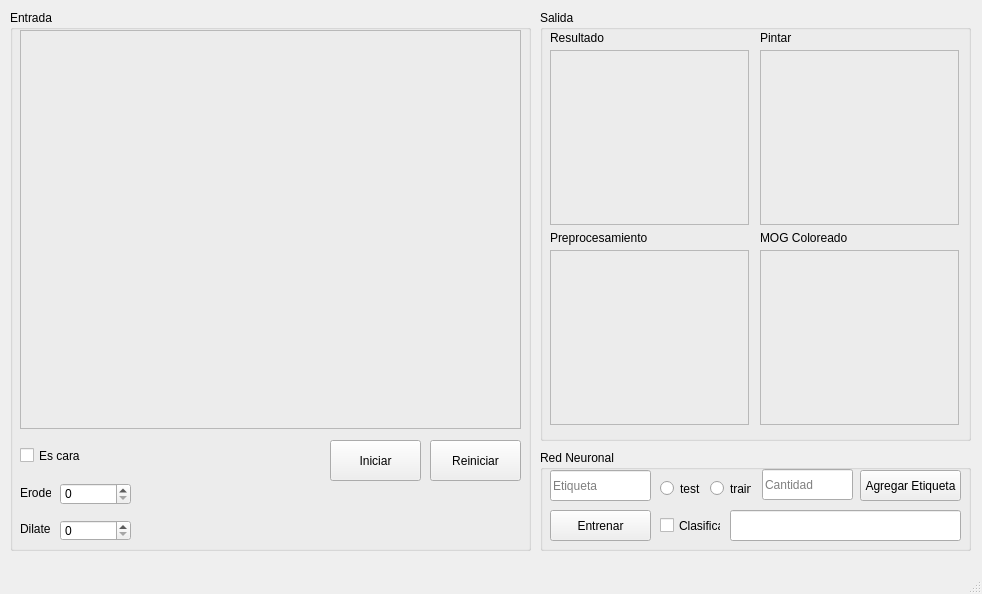
<?xml version="1.0" encoding="UTF-8"?>
<ui version="4.0">
 <class>MainWindow</class>
 <widget class="QMainWindow" name="MainWindow">
  <property name="geometry">
   <rect>
    <x>0</x>
    <y>0</y>
    <width>982</width>
    <height>594</height>
   </rect>
  </property>
  <property name="windowTitle">
   <string>MainWindow</string>
  </property>
  <widget class="QWidget" name="centralwidget">
   <widget class="QGroupBox" name="gb_entrada">
    <property name="geometry">
     <rect>
      <x>10</x>
      <y>10</y>
      <width>521</width>
      <height>541</height>
     </rect>
    </property>
    <property name="title">
     <string>Entrada</string>
    </property>
    <widget class="QLabel" name="img_entrada">
     <property name="geometry">
      <rect>
       <x>10</x>
       <y>20</y>
       <width>501</width>
       <height>399</height>
      </rect>
     </property>
     <property name="frameShape">
      <enum>QFrame::StyledPanel</enum>
     </property>
     <property name="text">
      <string/>
     </property>
    </widget>
    <widget class="QPushButton" name="btn_iniciar">
     <property name="geometry">
      <rect>
       <x>320</x>
       <y>430</y>
       <width>91</width>
       <height>41</height>
      </rect>
     </property>
     <property name="text">
      <string>Iniciar</string>
     </property>
    </widget>
    <widget class="QPushButton" name="btn_reiniciar">
     <property name="geometry">
      <rect>
       <x>420</x>
       <y>430</y>
       <width>91</width>
       <height>41</height>
      </rect>
     </property>
     <property name="text">
      <string>Reiniciar</string>
     </property>
    </widget>
    <widget class="QCheckBox" name="cbtn_esCara">
     <property name="geometry">
      <rect>
       <x>10</x>
       <y>430</y>
       <width>111</width>
       <height>31</height>
      </rect>
     </property>
     <property name="text">
      <string>Es cara</string>
     </property>
    </widget>
    <widget class="QSpinBox" name="value_erode">
     <property name="geometry">
      <rect>
       <x>50</x>
       <y>473</y>
       <width>71</width>
       <height>22</height>
      </rect>
     </property>
    </widget>
    <widget class="QSpinBox" name="value_dilate">
     <property name="geometry">
      <rect>
       <x>50</x>
       <y>510</y>
       <width>71</width>
       <height>21</height>
      </rect>
     </property>
    </widget>
    <widget class="QLabel" name="lbl_erode">
     <property name="geometry">
      <rect>
       <x>10</x>
       <y>473</y>
       <width>31</width>
       <height>20</height>
      </rect>
     </property>
     <property name="text">
      <string>Erode</string>
     </property>
    </widget>
    <widget class="QLabel" name="lbl_dilate">
     <property name="geometry">
      <rect>
       <x>10</x>
       <y>508</y>
       <width>31</width>
       <height>21</height>
      </rect>
     </property>
     <property name="text">
      <string>Dilate</string>
     </property>
    </widget>
   </widget>
   <widget class="QGroupBox" name="gb_salida">
    <property name="geometry">
     <rect>
      <x>540</x>
      <y>10</y>
      <width>431</width>
      <height>431</height>
     </rect>
    </property>
    <property name="title">
     <string>Salida</string>
    </property>
    <widget class="QLabel" name="img_preprocesamiento">
     <property name="geometry">
      <rect>
       <x>10</x>
       <y>240</y>
       <width>199</width>
       <height>175</height>
      </rect>
     </property>
     <property name="frameShape">
      <enum>QFrame::StyledPanel</enum>
     </property>
     <property name="text">
      <string/>
     </property>
    </widget>
    <widget class="QLabel" name="img_mogColoreado">
     <property name="geometry">
      <rect>
       <x>220</x>
       <y>240</y>
       <width>199</width>
       <height>175</height>
      </rect>
     </property>
     <property name="frameShape">
      <enum>QFrame::StyledPanel</enum>
     </property>
     <property name="text">
      <string/>
     </property>
    </widget>
    <widget class="QLabel" name="img_pintar">
     <property name="geometry">
      <rect>
       <x>220</x>
       <y>40</y>
       <width>199</width>
       <height>175</height>
      </rect>
     </property>
     <property name="frameShape">
      <enum>QFrame::StyledPanel</enum>
     </property>
     <property name="text">
      <string/>
     </property>
    </widget>
    <widget class="QLabel" name="img_resultado">
     <property name="geometry">
      <rect>
       <x>10</x>
       <y>40</y>
       <width>199</width>
       <height>175</height>
      </rect>
     </property>
     <property name="frameShape">
      <enum>QFrame::StyledPanel</enum>
     </property>
     <property name="text">
      <string/>
     </property>
    </widget>
    <widget class="QLabel" name="lbl_resultado">
     <property name="geometry">
      <rect>
       <x>10</x>
       <y>20</y>
       <width>201</width>
       <height>16</height>
      </rect>
     </property>
     <property name="text">
      <string>Resultado</string>
     </property>
    </widget>
    <widget class="QLabel" name="lbl_pintar">
     <property name="geometry">
      <rect>
       <x>220</x>
       <y>20</y>
       <width>191</width>
       <height>16</height>
      </rect>
     </property>
     <property name="text">
      <string>Pintar</string>
     </property>
    </widget>
    <widget class="QLabel" name="lbl_preprocesamiento">
     <property name="geometry">
      <rect>
       <x>10</x>
       <y>220</y>
       <width>201</width>
       <height>16</height>
      </rect>
     </property>
     <property name="text">
      <string>Preprocesamiento</string>
     </property>
    </widget>
    <widget class="QLabel" name="lbl_mogColoreado">
     <property name="geometry">
      <rect>
       <x>220</x>
       <y>220</y>
       <width>191</width>
       <height>16</height>
      </rect>
     </property>
     <property name="text">
      <string>MOG Coloreado</string>
     </property>
    </widget>
   </widget>
   <widget class="QGroupBox" name="gb_redNeuronal">
    <property name="geometry">
     <rect>
      <x>540</x>
      <y>450</y>
      <width>431</width>
      <height>101</height>
     </rect>
    </property>
    <property name="title">
     <string>Red Neuronal</string>
    </property>
    <widget class="QLineEdit" name="txt_etiqueta">
     <property name="geometry">
      <rect>
       <x>10</x>
       <y>20</y>
       <width>101</width>
       <height>31</height>
      </rect>
     </property>
     <property name="inputMask">
      <string/>
     </property>
     <property name="placeholderText">
      <string>Etiqueta</string>
     </property>
    </widget>
    <widget class="QLineEdit" name="txt_resultado">
     <property name="geometry">
      <rect>
       <x>190</x>
       <y>60</y>
       <width>231</width>
       <height>31</height>
      </rect>
     </property>
     <property name="readOnly">
      <bool>true</bool>
     </property>
    </widget>
    <widget class="QCheckBox" name="cbtn_clasificar">
     <property name="geometry">
      <rect>
       <x>120</x>
       <y>65</y>
       <width>61</width>
       <height>21</height>
      </rect>
     </property>
     <property name="text">
      <string>Clasificar</string>
     </property>
    </widget>
    <widget class="QPushButton" name="btn_agregarEtiqueta">
     <property name="geometry">
      <rect>
       <x>320</x>
       <y>20</y>
       <width>101</width>
       <height>31</height>
      </rect>
     </property>
     <property name="text">
      <string>Agregar Etiqueta</string>
     </property>
    </widget>
    <widget class="QRadioButton" name="rbtn_test">
     <property name="geometry">
      <rect>
       <x>120</x>
       <y>30</y>
       <width>41</width>
       <height>17</height>
      </rect>
     </property>
     <property name="text">
      <string>test</string>
     </property>
    </widget>
    <widget class="QRadioButton" name="rbtn_train">
     <property name="geometry">
      <rect>
       <x>170</x>
       <y>30</y>
       <width>41</width>
       <height>17</height>
      </rect>
     </property>
     <property name="text">
      <string>train</string>
     </property>
    </widget>
    <widget class="QLineEdit" name="txt_cantidad">
     <property name="geometry">
      <rect>
       <x>222</x>
       <y>19</y>
       <width>91</width>
       <height>31</height>
      </rect>
     </property>
     <property name="placeholderText">
      <string>Cantidad</string>
     </property>
    </widget>
    <widget class="QPushButton" name="btn_entrenar">
     <property name="geometry">
      <rect>
       <x>10</x>
       <y>60</y>
       <width>101</width>
       <height>31</height>
      </rect>
     </property>
     <property name="text">
      <string>Entrenar</string>
     </property>
    </widget>
   </widget>
  </widget>
  <widget class="QMenuBar" name="menubar">
   <property name="geometry">
    <rect>
     <x>0</x>
     <y>0</y>
     <width>982</width>
     <height>21</height>
    </rect>
   </property>
  </widget>
  <widget class="QStatusBar" name="statusbar"/>
 </widget>
 <resources/>
 <connections/>
</ui>
